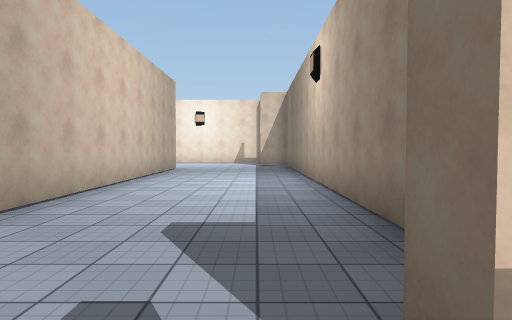
view 1 (above)

24 first-person views from a walk through a scene from a Unity 3-D project. The camera is 1.4 m above the floor, tilts 2° down and sees 75° across. The floor is counted in squares, 2 m on a side. Each view is taken from the middle of a square. On the plan, view 1 faces up. The plan holds only what a view shows up to about 10 squares ahead; the rest is blank. The place goes on beyond the plan. The player is left out. Some surface patterns are stand-ins.

view 2
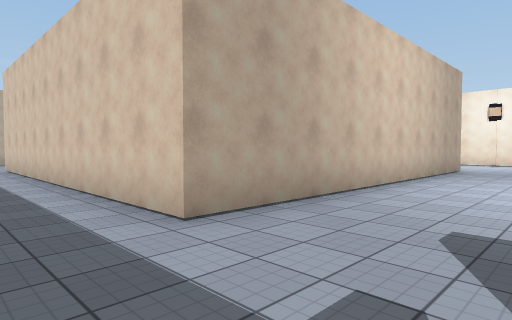

view 3
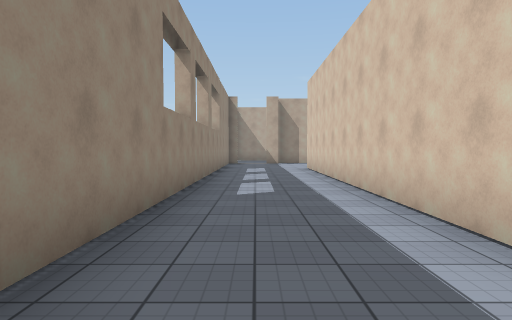

view 4
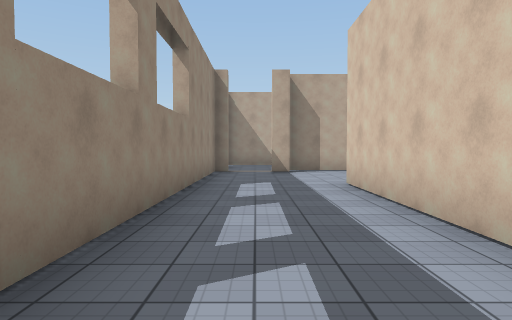

view 5
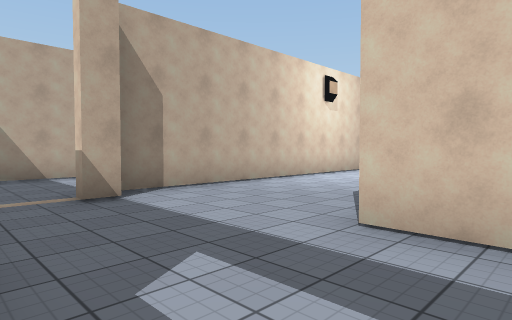

view 6
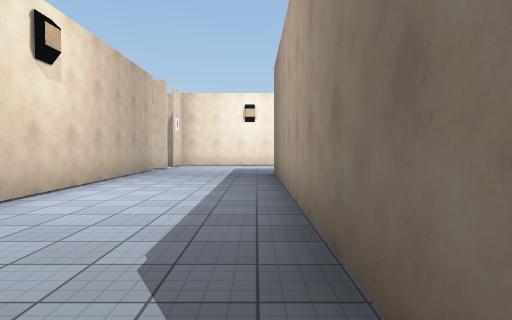

view 7
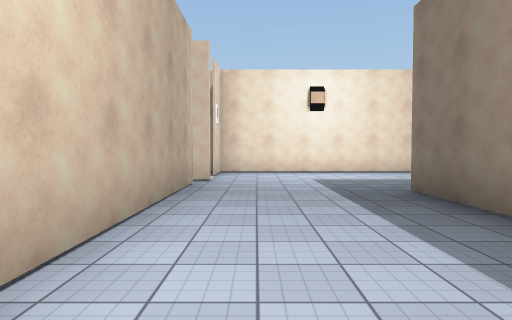

view 8
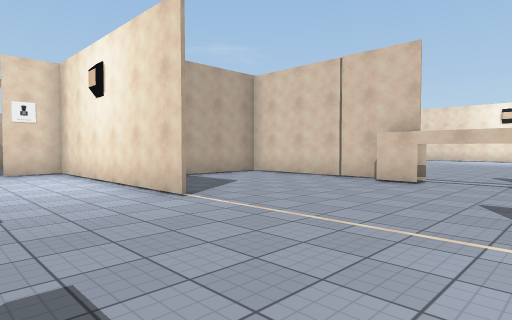

view 9
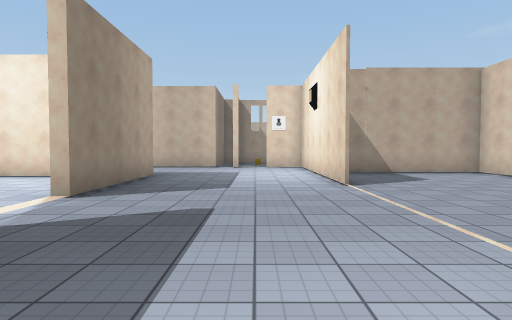

view 10
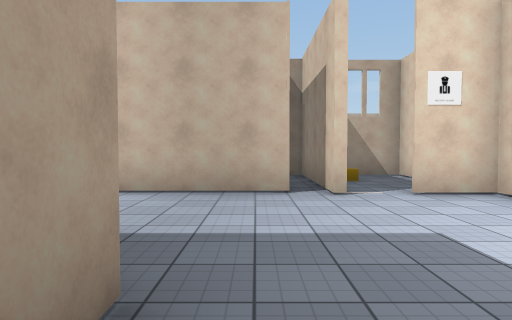

view 11
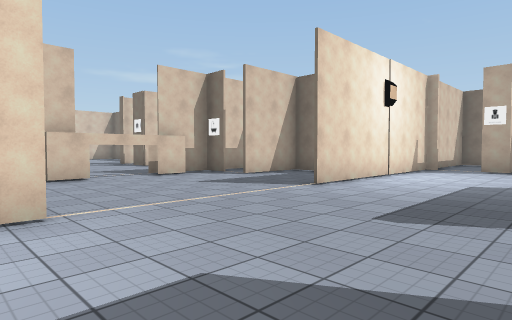

view 12
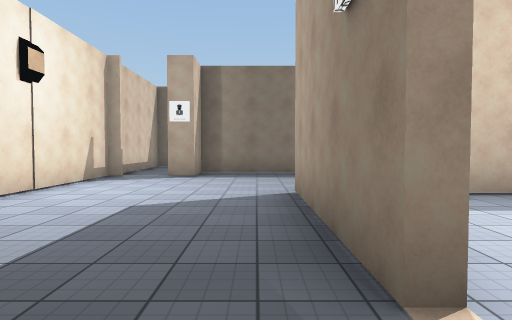

view 13
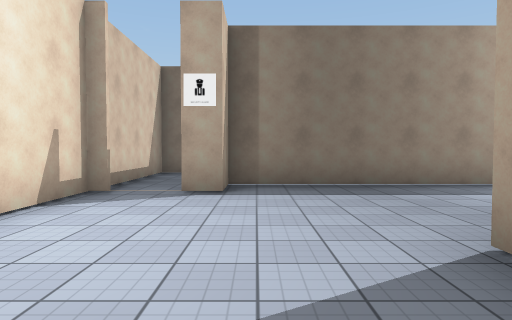

view 14
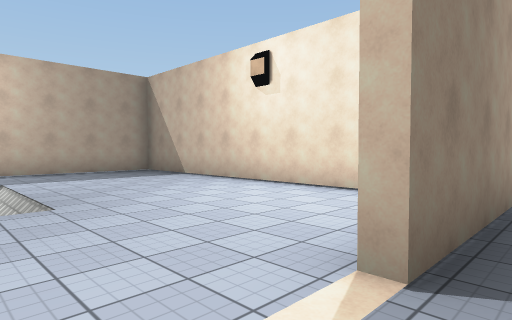

view 15
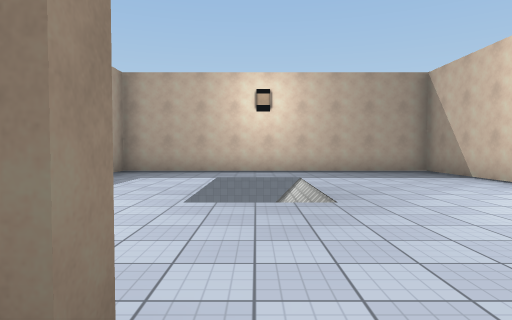

view 16
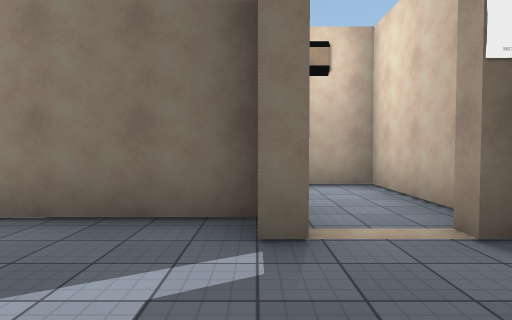

view 17
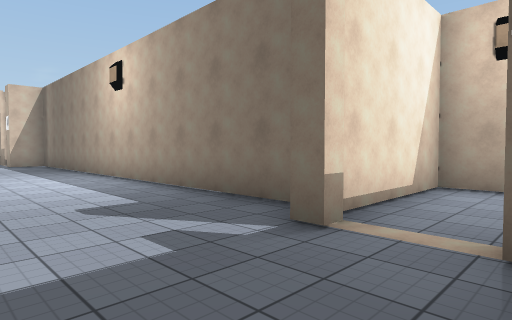

view 18
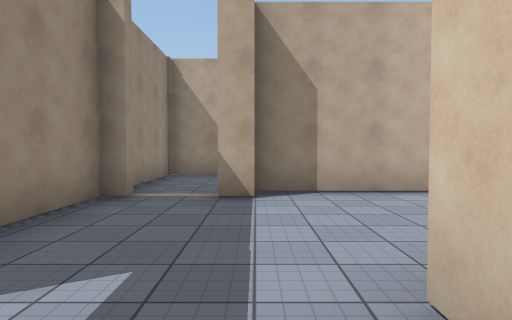

view 19
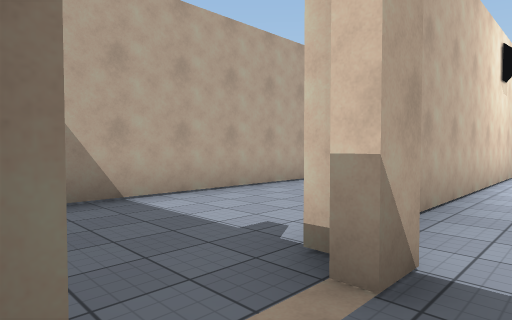

view 20
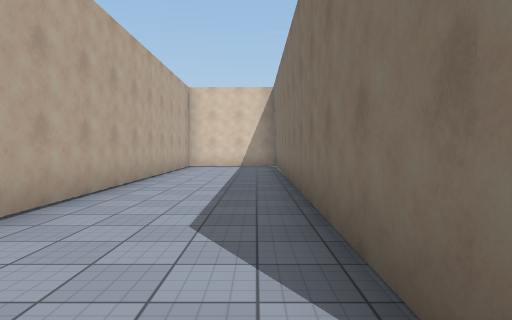

view 21
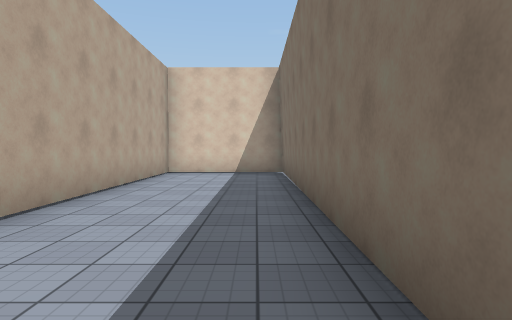

view 22
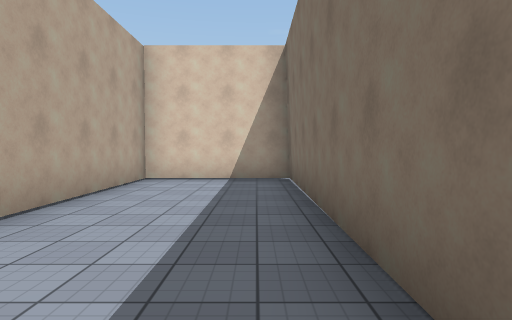

view 23
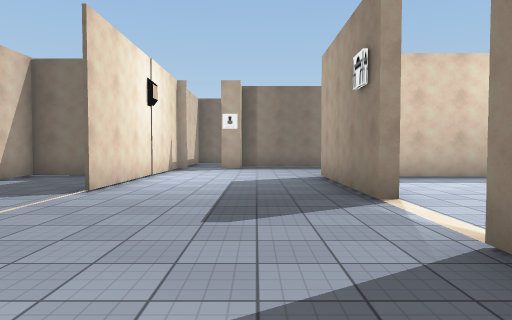

view 24
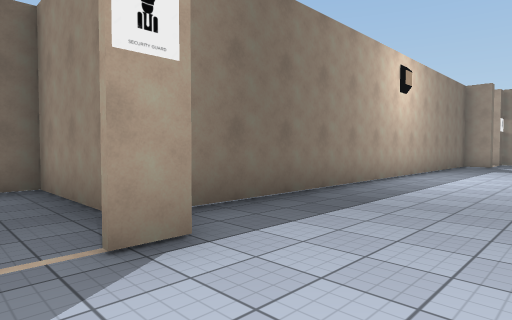

### Floor plan
Ten units are one square. View 1 is at (0, 0); x grows to the right and y downward. Boxes are objects, and circles mark ways between rooms. Rooms are numbered by the first view taken in them; rooms with no view inside come last. Other rooms are left out.
<svg viewBox="-200 -208 248 225">
<path fill="none" stroke="#000" d="M-66 -110 -66 -114 -27 -114 -27 -18 -125 -18M-101 -156 -154 -156M-26 -172 -26 -186 -49 -186M-59 -198 -92 -198M16 -137 26 -137M-69 -203 -75 -203M-162 -126 -162 -9M-51 -203 -56 -203M-94 -203 -134 -203 -134 -166M-125 -26 -125 -114 -87 -114 -87 -110M-160 -158 -160 -144M26 -156 -58 -156M4 -5 4 -10M12 -8 12 -135 2 -135 2 -142M-157 -10 -157 -4M-157 8 -157 12 -25 12M-164 -8 -162 -125 -195 -125M-195 -130 -195 12 -169 12M-160 -132 -195 -132M-121 -94 -121 -20 -30 -20 -30 -29M-30 -74 -30 -96M9 -5 4 -5M16 12 43 12 43 -8 12 -8M4 6 9 6M-188 -156 -195 -156 -195 -130M-154 -156 -164 -156M26 -137 43 -137 43 -156 26 -156"/>
<rect x="-185" y="-145" width="10" height="10" fill="#bbb"><title>cube</title></rect>
<circle cx="-160" cy="0" r="3" fill="#2a7"/>
<circle cx="-75" cy="-110" r="3" fill="#2a7"/>
<circle cx="0" cy="0" r="3" fill="#2a7"/>
<circle cx="-160" cy="-140" r="3" fill="#2a7"/>
<circle cx="30" cy="-150" r="3" fill="#2a7"/>
<text x="-70" y="-110">1</text>
<text x="-180" y="-60">2</text>
<text x="-80" y="-70">3</text>
<text x="20" y="0">4</text>
<text x="-180" y="-140">5</text>
<text x="30" y="-150">6</text>
</svg>
Room 1 opens to room 2. Room 1 opens to room 3. Room 1 opens to room 4. Room 1 opens to room 5. Room 1 opens to room 6.

Where each view was taken, in squares from view 1:
view 1: 0 up, 0 right, facing up
view 2: 0 up, 0 right, facing up-left
view 3: 0 up, 1 left, facing left
view 4: 0 up, 6 left, facing left
view 5: 1 down, 11 left, facing up-left
view 6: 2 up, 13 left, facing up
view 7: 6 up, 15 left, facing up
view 8: 13 up, 6 left, facing up-left
view 9: 14 up, 4 left, facing left
view 10: 12 up, 11 left, facing left
view 11: 12 up, 11 left, facing up-right
view 12: 12 up, 8 left, facing right
view 13: 13 up, 5 left, facing right
view 14: 12 up, 7 left, facing down-left
view 15: 12 up, 7 left, facing down
view 16: 1 up, 2 left, facing right
view 17: 1 down, 2 left, facing up-right
view 18: 1 up, 11 left, facing left
view 19: 1 down, 15 left, facing up-left
view 20: 0 up, 17 left, facing up
view 21: 3 up, 17 left, facing up
view 22: 5 up, 17 left, facing up
view 23: 13 up, 11 left, facing right
view 24: 15 up, 2 left, facing down-right
